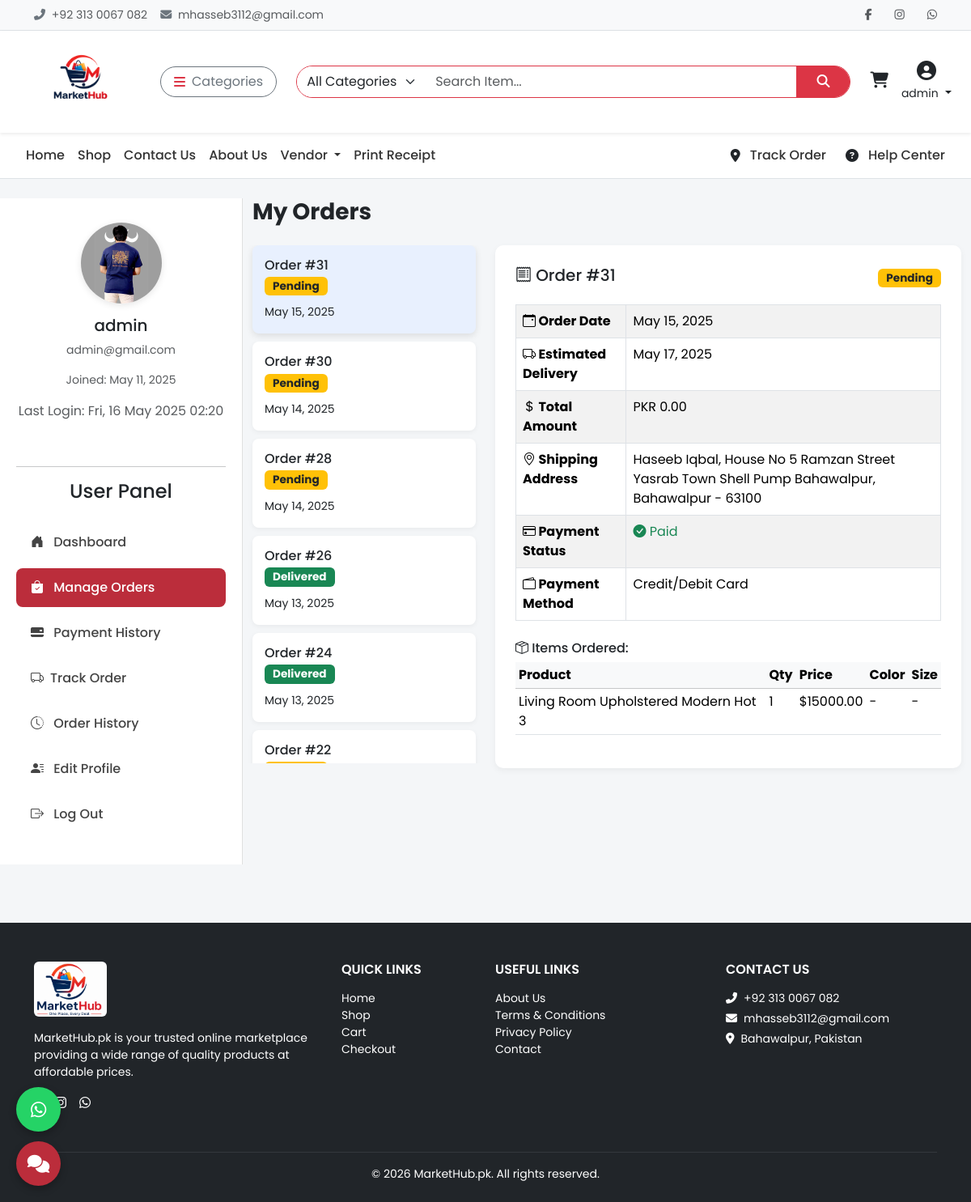
/my-orders/ (signed in), run on the app's committed database.
### api/models.py (models this page shows, shortened)
class CustomUser(AbstractUser):
    email = models.EmailField(unique=True)
    phone = models.CharField(max_length=20, blank=True)
    profile_image = models.ImageField(upload_to='profiles/', blank=True, null=True)
    is_vendor = models.BooleanField(default=False)
    is_customer = models.BooleanField(default=True)
    address = models.TextField(blank=True)

class Order(models.Model):
    STATUS_CHOICES = [
        ('Pending', 'Pending'),
        ('Processing', 'Processing'),
        ('Shipped', 'Shipped'),
        ('Delivered', 'Delivered'),
        ('Cancelled', 'Cancelled'),
        ('Returned', 'Returned'),
    ]
    user = models.ForeignKey(settings.AUTH_USER_MODEL, on_delete=models.SET_NULL, null=True, blank=True)
    full_name = models.CharField(max_length=255)
    email = models.EmailField()
    phone = models.CharField(max_length=20)
    address = models.TextField()
    city = models.CharField(max_length=100)
    zip_code = models.CharField(max_length=10)
    total_amount = models.DecimalField(max_digits=10, decimal_places=2)
    status = models.CharField(max_length=20, choices=STATUS_CHOICES, default='Pending')
    created_at = models.DateTimeField(auto_now_add=True)
    shipped_at = models.DateTimeField(null=True, blank=True)
    delivered_at = models.DateTimeField(null=True, blank=True)
    courier = models.CharField(max_length=100, blank=True, null=True)
    tracking_number = models.CharField(max_length=100, blank=True, null=True)
    estimated_delivery = models.DateField(default=default_estimated_delivery, null=True, blank=True)

class OrderItem(models.Model):
    order = models.ForeignKey(Order, related_name='items', on_delete=models.CASCADE)
    product = models.ForeignKey(Product, on_delete=models.CASCADE)
    color = models.CharField(max_length=50, blank=True, null=True)
    size = models.CharField(max_length=50, blank=True, null=True)
    price = models.DecimalField(max_digits=10, decimal_places=2)
    quantity = models.PositiveIntegerField()

class Product(models.Model):
    name = models.CharField(max_length=255)
    slug = models.SlugField(unique=True, blank=True)
    category = models.ForeignKey(Category, on_delete=models.CASCADE, related_name='products')
    short_details = models.TextField()
    description = models.TextField()
    brand = models.CharField(max_length=100, blank=True)
    base_price = models.DecimalField(max_digits=10, decimal_places=2)
    stock = models.PositiveIntegerField()
    image = models.ImageField(upload_to='products/')
    is_available = models.BooleanField(default=False)
    tags = models.CharField(max_length=255, blank=True, help_text="Comma-separated tags")
    created_at = models.DateTimeField(auto_now_add=True)
    updated_at = models.DateTimeField(auto_now=True)
    vendor = models.ForeignKey(Vendor, on_delete=models.SET_NULL, null=True, related_name="products")
    created_by = models.ForeignKey(settings.AUTH_USER_MODEL, on_delete=models.SET_NULL, null=True, related_name="products_added")

### api/userdashviews.py (the view)
# urls.py: path('my-orders/', userdashviews.my_orders, name='my_orders'),
def my_orders(request):
    orders = Order.objects.filter(user=request.user).order_by('-created_at')
    return render(request, 'customers/my_orders.html', {'orders': orders})

### api/context_processors.py (called while the page is built)
def cart_total_items(request):
    cart = Cart.get_or_create_cart(request)
    return {'cart': cart}

def categories(request):
    return {
        "categories": Category.objects.all()
    }

### api/models.py (called while the page is built)
    @property
    def total_items(self):
        return sum(item.quantity for item in self.items.all())

    @staticmethod
    def get_or_create_cart(request):
        if request.user.is_authenticated:
            cart, _ = Cart.objects.get_or_create(user=request.user, session_key=None)
        else:
            session_key = request.session.session_key
            if not session_key:
                request.session.create()
                session_key = request.session.session_key
            cart, _ = Cart.objects.get_or_create(user=None, session_key=session_key)
        return cart

### templates/customers/my_orders.html (shortened to what this page needs)
{% extends 'base.html' %}
{% load static %}
{% block content %}
<div class="container-fluid py-4">
  <div class="row">
    <div class="col-md-3 sidebar">
      <div class="text-center mb-4">
        <img
          src="{% if request.user.profile_image %}{{ request.user.profile_image.url }}{% else %}{% static 'images/default-user.png' %}{% endif %}"
          alt="User Image" class="user-img">
        <h5>{{ request.user.username }}</h5>
        <p class="text-muted small">{{ request.user.email }}</p>
        <p class="small text-muted">Joined: {{ request.user.date_joined|date:"M d, Y" }}</p>
        {% if request.user.last_login %}
        <p class="text-muted">Last Login: {{ request.user.last_login|date:"D, d M Y H:i" }}</p>
        {% endif %}
      </div>
      <hr>
      {% include 'includes/sidebar_user.html' %}
    </div>
    <div class="col-md-9">
      <h3 class="fw-bold mb-4">My Orders</h3>
      {% if orders %}
      <div class="row">
        <div class="col-md-4 order-list">
          {% for order in orders %}
          <div class="order-summary" data-order-id="{{ order.id }}">
            <h6 class="mb-1">Order #{{ order.id }}</h6>
            <span class="badge badge-status
                  {% if order.status == 'Delivered' %}bg-success
                  {% elif order.status == 'Cancelled' %}bg-danger
                  {% elif order.status == 'Shipped' %}bg-info text-dark
                  {% else %}bg-warning text-dark{% endif %}">
              {{ order.status }}
            </span>
            <p class="mb-0 mt-2"><small>{{ order.created_at|date:"M d, Y" }}</small></p>
          </div>
          {% endfor %}
        </div>
        <div class="col-md-8">
          {% for order in orders %}
          <div class="order-details d-none fade-panel" id="order-{{ order.id }}">
            <div class="d-flex justify-content-between align-items-center mb-3">
              <h5><i class="bi bi-receipt"></i> Order #{{ order.id }}</h5>
              <span class="badge badge-status
          {% if order.status == 'Delivered' %}bg-success
          {% elif order.status == 'Cancelled' %}bg-danger
          {% elif order.status == 'Shipped' %}bg-info text-dark
          {% else %}bg-warning text-dark{% endif %}">
                {{ order.status }}
              </span>
            </div>
            <table class="table table-bordered table-striped">
              <tbody>
                <tr>
                  <th><i class="bi bi-calendar-event"></i> Order Date</th>
                  <td>{{ order.created_at|date:"F d, Y" }}</td>
                </tr>
                <tr>
                  <th><i class="bi bi-truck"></i> Estimated Delivery</th>
                  <td>{{ order.estimated_delivery|date:"F d, Y" }}</td>
                </tr>
                <tr>
                  <th><i class="bi bi-currency-dollar"></i> Total Amount</th>
                  <td>PKR {{ order.total_amount }}</td>
                </tr>
                <tr>
                  <th><i class="bi bi-geo-alt"></i> Shipping Address</th>
                  <td>{{ order.full_name }}, {{ order.address }}, {{ order.city }} - {{ order.zip_code }}</td>
                </tr>
                <tr>
                  <th><i class="bi bi-credit-card"></i> Payment Status</th>
                  <td>
                    {% if order.payment.payment_status == 'Success' %}
                    <span class="text-success"><i class="bi bi-check-circle-fill"></i> Paid</span>
                    {% else %}
                    <span class="text-warning"><i class="bi bi-exclamation-circle-fill"></i> {{
                      order.payment.payment_status }}</span>
                    {% endif %}
                  </td>
                </tr>
                <tr>
                  <th><i class="bi bi-wallet2"></i> Payment Method</th>
                  <td>Credit/Debit Card</td>
                </tr>
              </tbody>
            </table>
            <h6 class="mt-4"><i class="bi bi-box-seam"></i> Items Ordered:</h6>
            <table class="table table-sm table-hover">
              <thead class="table-light">
                <tr>
                  <th>Product</th>
                  <th>Qty</th>
                  <th>Price</th>
                  <th>Color</th>
                  <th>Size</th>
                </tr>
              </thead>
              <tbody>
                {% for item in order.items.all %}
                <tr>
                  <td>{{ item.product.name }}</td>
                  <td>{{ item.quantity }}</td>
                  <td>${{ item.price }}</td>
                  <td>{{ item.color|default:"-" }}</td>
                  <td>{{ item.size|default:"-" }}</td>
                </tr>
                {% endfor %}
              </tbody>
            </table>
          </div>
          {% endfor %}
        </div>
      </div>
      {% else %}
      <div class="text-center text-muted mt-5">
        <p>You haven't placed any orders yet.</p>
        <a href="{% url 'product_list' %}" class="btn btn-primary mt-3">Shop Now</a>
      </div>
      {% endif %}
    </div>
  </div>
</div>
{% include 'includes/footer.html' %}
{% endblock %}

### templates/includes/header.html (shortened to what this page needs)
{% load static %}
<div class="topbar border-bottom bg-light py-2 small">
  <div class="container d-flex justify-content-between align-items-center flex-wrap">
    <div class="text-muted d-flex align-items-center gap-3">
      <span><i class="fas fa-phone-alt me-1 text-secondary"></i> +92 313 0067 082</span>
      <span><i class="fas fa-envelope me-1 text-secondary"></i> mhasseb3112@gmail.com</span>
    </div>
    <div class="d-flex align-items-center gap-3 mt-2 mt-md-0">
      <a href="https://www.facebook.com/mhaseeb.haseeb.5817" class="text-muted"><i class="fab fa-facebook-f"></i></a>
      <a href="https://www.instagram.com/muhammadhaseeb012" class="text-muted"><i class="fab fa-instagram"></i></a>
      <a href="https://wa.me/923130067082" class="text-muted"><i class="fab fa-whatsapp"></i></a>
    </div>
  </div>
</div>
<nav class="navbar navbar-expand-lg bg-white shadow-sm sticky-top">
  <div class="container-fluid px-4">
    <a class="navbar-brand me-4 d-flex align-items-center" href="{% url 'home' %}">
      <img src="{% static 'images/logo-1.png' %}" alt="MarketHub" class="img-fluid" style="height: 100px; width: auto;">
    </a>
    <div class="dropdown me-3">
      <button class="btn btn-outline-secondary d-flex align-items-center rounded-pill px-3" type="button"
        data-bs-toggle="dropdown">
        <i class="fas fa-bars me-2 text-danger"></i> Categories
      </button>
    </div>
    <form class="d-flex flex-grow-1 mx-2" method="GET" action="{% url 'search_products' %}">
      <div class="input-group rounded-pill overflow-hidden border border-danger">
        <select name="category" class="form-select border-0" style="max-width: 160px;">
          <option value="">All Categories</option>
        </select>
        <input type="search" name="q" class="form-control border-0" placeholder="Search Item..." required>
        <button class="btn btn-danger rounded-0 px-4" type="submit"><i class="fas fa-search"></i></button>
      </div>
    </form>
    <div class="d-flex align-items-center ms-3 gap-3">
      <a href="#" id="cart-icon" class="text-dark position-relative" data-bs-toggle="offcanvas"
        data-bs-target="#cartSidebar">
        <i class="fas fa-shopping-cart fs-5"></i>
        <br>
      </a>
      {% if user.is_authenticated %}
      <div class="dropdown text-center">
        <a href="#" class="text-dark text-decoration-none dropdown-toggle" data-bs-toggle="dropdown">
          <i class="fas fa-user-circle fs-4"></i><br>
          <small>{{ user.username }}</small>
        </a>
      </div>
      {% else %}
      <a href="#" class="text-dark text-decoration-none text-center" data-bs-toggle="modal"
        data-bs-target="#loginModal">
        <i class="fas fa-sign-in-alt fs-5"></i><br><small>Login</small>
      </a>
      {% endif %}
    </div>
  </div>
</nav>

### templates/base.html (style rules this page uses)
* { font-family: 'Poppins', sans-serif; }
body { background-color: #f4f4f4; }
.topbar { background-color: #f8f9fa; font-size: 14px; padding: 6px 0; }
.topbar a { color: #333; margin-left: 12px; transition: color 0.2s ease; }
.navbar-brand img { height: 44px; }

### templates/customers/my_orders.html (style rules this page uses)
body { background-color: #f4f6f8; font-family: 'Poppins', sans-serif; }
.sidebar { background: white; height: 100%; position: sticky; top: 0; padding: 30px 20px; border-right: 1px solid #e0e0e0; display: flex; flex-direction: column; }
.user-img { width: 100px; height: 100px; object-fit: cover; border-radius: 50%; margin: 0 auto 15px; display: block; box-shadow: 0 2px 8px rgba(0, 0, 0, 0.1); }
.user-img { width: 100px; height: 100px; object-fit: cover; border-radius: 50%; box-shadow: 0 2px 8px rgba(0, 0, 0, 0.1); }
.order-list { max-height: 80vh; overflow-y: auto; }
.order-summary { cursor: pointer; padding: 15px; margin-bottom: 10px; background: white; border-radius: 8px; transition: all 0.2s; box-shadow: 0 2px 6px rgba(0, 0, 0, 0.05); }
.order-summary:hover, .order-summary.active { background-color: #e8f0fe; box-shadow: 0 3px 8px rgba(0, 0, 0, 0.1); }
.order-details { background: white; padding: 25px; border-radius: 10px; box-shadow: 0 3px 8px rgba(0, 0, 0, 0.05); }
.badge-status { font-size: 0.85rem; padding: 5px 10px; }
.fade-panel { animation: fadeIn 0.4s ease-in; }

### data on the page
CustomUser: username "admin", profile_image (picture), user.username "admin", user.email "admin@gmail.com", user.date_joined "May 11, 2025", user.last_login "Fri, 16 May 2025 02:20"
Order: id "31", status "Pending", created_at "May 15, 2025", estimated_delivery "May 17, 2025", total_amount "0.00", full_name "Haseeb Iqbal", address "House No 5 Ramzan Street Yasrab Town Shell Pump Bahawalpur", city "Bahawalpur", zip_code "63100", shows "Paid"
Order: id "30", status "Pending", created_at "May 14, 2025"
Order: id "28", status "Pending", created_at "May 14, 2025"
Order: id "26", status "Delivered", created_at "May 13, 2025"
Order: id "24", status "Delivered", created_at "May 13, 2025"
Order: id "22"
OrderItem: product.name "Living Room Upholstered Modern Hot 3", quantity "1", price "15000.00", color "-", size "-"

### other printed values
{{ year|default:2026 }} "2026"
